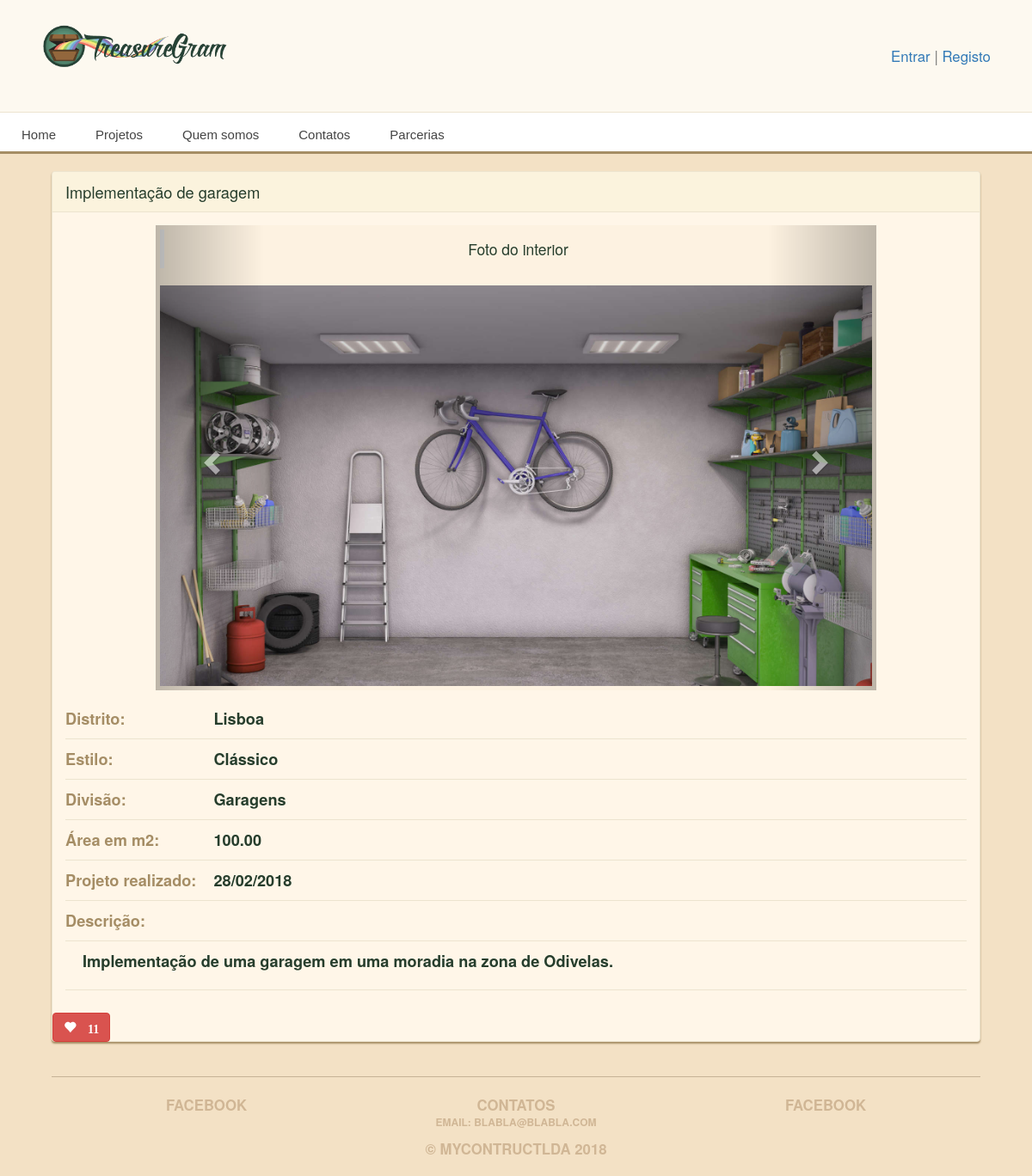
The app's page /projetos/detalhes/implementacao-de-garagem/ with its own data.
### main_app/models.py (models this page shows, shortened)
class Projetos(models.Model):
    data_registo = models.CharField(max_length=100)
    distrito = models.CharField(max_length=100)
    titulo = models.CharField(max_length=100)
    descricao = models.CharField(max_length=250)
    divisao = models.ForeignKey('Divisao', on_delete=models.CASCADE)
    estilo = models.ForeignKey('Estilo', on_delete=models.CASCADE)
    imagem = models.ImageField(upload_to='treasure_images', default='media/default.png')
    likes = models.IntegerField(default=0)
    slug = models.SlugField(max_length=100, blank=True)
    categoria = models.ForeignKey('Categoria', on_delete=models.CASCADE)
    created_at = models.DateTimeField(auto_now_add=True)
    area = models.DecimalField(max_digits=10, decimal_places=2)
    tags = models.CharField(max_length=250)

class FotosProjeto(models.Model):
    projeto = models.ForeignKey('Projetos', on_delete=models.CASCADE)
    likes = models.IntegerField(default=0)
    imagem = models.ImageField(upload_to='treasure_images', default='media/default.png')
    descricao = models.CharField(max_length=50)

class Estilo(models.Model):
    estilo = models.CharField(max_length=100)
    slug = models.SlugField(max_length=100, blank=True)
    def __str__(self):
        return self.estilo

class Divisao(models.Model):
    divisao = models.CharField(max_length=100)
    def __str__(self):
        return self.divisao

### main_app/views.py (the view)
# urls.py: url(r'^projetos/detalhes/(?P<slug>[-\w]+)/$', views.detail, name = 'detail'),
def detail(request, slug):
    projeto = Projetos.objects.get(slug=slug)
    fotos_projeto = FotosProjeto.objects.filter(projeto = projeto)
    return render(request, 'detail.html', {'projeto': projeto, 'fotos': fotos_projeto})

### main_app/templates/detail.html (shortened to what this page needs)
{% extends 'base.html' %}
{% load staticfiles %}
{% block content %}
<div class="row">
  <div class="treasure panel panel-default">
    <div class="panel-heading">
          <p class="panel-title">{{ projeto.titulo }}</p>
        </div>
    <div class="panel-body">
      <div class="treasure-photo-detail">
        <div id="myCarousel" class="carousel slide" data-ride="carousel">
            <div class="carousel-inner">
                  {% for foto in fotos %}
                      {% if forloop.first %}
                      <div class="active item">
                      {% else %}
                          <div class="item">
                      {% endif %}
                          <blockquote>
                              <p>{{ foto.descricao }}</p>
                          </blockquote>
                            <div  class="treasure-photo">
                              <img src="{{ foto.imagem.url }}" alt="" max-height="250px" />
                            </div>
                      </div>
                  {% endfor %}
                  </div>
          </div>
          <a class="left carousel-control" href="#myCarousel" data-slide="prev">
            <span class="glyphicon glyphicon-chevron-left"></span>
          </a>
          <a class="right carousel-control" href="#myCarousel" data-slide="next">
            <span class="glyphicon glyphicon-chevron-right"></span>
          </a>
      </div>
      <table class="treasure-table">
        <tr>
          <th>
            Distrito:
          </th>
          <td>{{ projeto.distrito }}</td>
        </tr>
        <tr>
          <th>
            Estilo:
          </th>
          <td>{{ projeto.estilo }}</td>
        </tr>
        <tr>
          <th>
            Divisão:
          </th>
          <td>{{ projeto.divisao }}</td>
        </tr>
         <tr>
          <th>
            Área em m2:
          </th>
          <td>{{ projeto.area }}</td>
        </tr>
          <tr>
          <th>
            Projeto realizado:
          </th>
          <td>{{ projeto.data_registo }}</td>
        </tr>
         <tr>
          <th>
            Descrição:
          </th>
        </tr>
        <tr>
          <td colspan="2">
              <p>{{ projeto.descricao }}</p>
          </td>
        </tr>
      </table>
    </div>
      <button id ="likes" data-id="{{projeto.id}}" class="btn btn-mini btn-danger glyphicon glyphicon-heart" type="button">
            {% if projeto.likes > 0 %} {{ projeto.likes }} {% endif %}
      </button>
  </div>
</div>
{% endblock %}

### main_app/static/style.css (style rules this page uses)
body { background: #f3e1c5; color: #263d2c; }
.panel { background: #fff6e8; border-color: #ece4cf; box-shadow: 0 2px 2px #a58d65; }
.panel-default .panel-heading { background: #fbf3dd; border-color: #ece4cf; }
.panel-body { position: relative; }
.panel-title { font-size: 1.3em; color: #263d2c; }
.treasure { margin-bottom: 20px; }
.treasure:last-child { margin-bottom: 0; }
.treasure-photo { background: #fdf2e1; margin-right: 5%; position: static; text-align: center; width: 100%; }
.treasure-photo-detail { background: #fdf2e1; float: right; margin-right: 10%; padding: 5px; position: relative; text-align: center; width: 80%; }
.treasure-photo img { width: 100%; max-height: 100%; }
.treasure-table { float: left; margin-top: 10px; width: 100%; }
.treasure-table tr { border-bottom: 1px solid #ece4cf; }
.treasure-table td, .treasure-table th { font-weight: bold; font-size: 1.3em; padding-bottom: 10px; padding-top: 10px; vertical-align: baseline; }
.treasure-table th { color: #a58d65; white-space: nowrap; }
.treasure-table td:last-child { padding-left: 20px; width: 100%; }
.btn { margin-top: 10px; font-weight: bold; font-size: 14px; }

### records on screen
Projetos: titulo "Implementação de garagem", distrito "Lisboa", estilo "Clássico", divisao "Garagens", area "100.00", data_registo "28/02/2018", descricao "Implementação de uma garagem em uma moradia na zona de Odivelas.", likes "11"
FotosProjeto: descricao "Foto do interior", imagem (picture)
